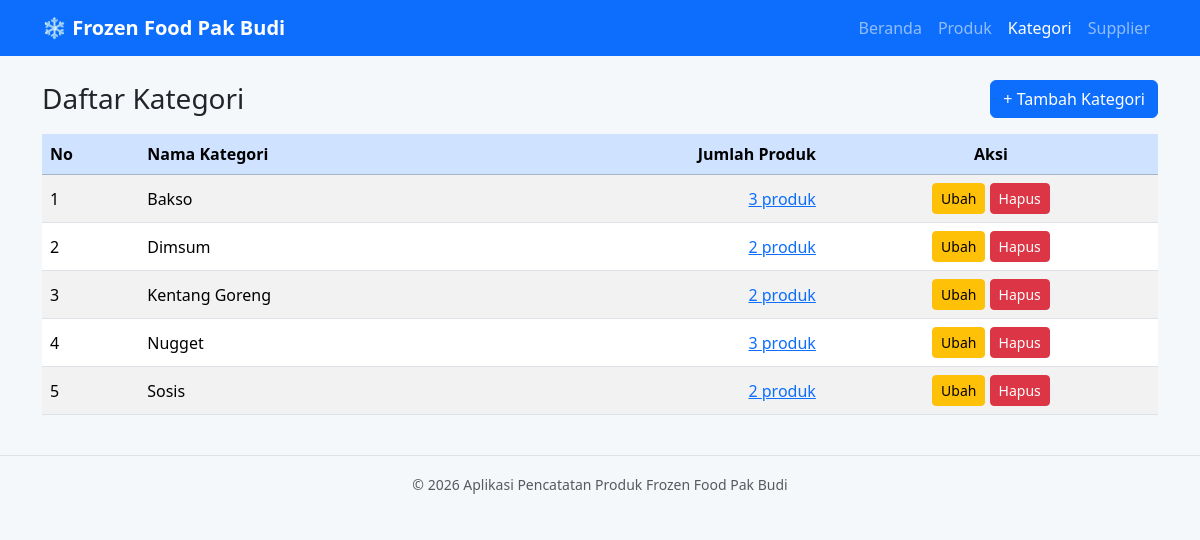
The page /kategori.php on the database its author committed.
### tables this page shows
CREATE TABLE kategori (
    id_kategori   INT UNSIGNED NOT NULL AUTO_INCREMENT,
    nama_kategori VARCHAR(100) NOT NULL,
    PRIMARY KEY (id_kategori),
    UNIQUE KEY uq_nama_kategori (nama_kategori)
);

### includes/functions.php (called while the page is built, shortened)
<?php
function e($teks)
{
    return htmlspecialchars((string) $teks, ENT_QUOTES, 'UTF-8');
}

### kategori.php (the view, shortened to what this page needs)
<?php
require_once __DIR__ . '/includes/header.php';
$daftar = $pdo->query(
    'SELECT k.id_kategori, k.nama_kategori, COUNT(p.id_produk) AS jumlah_produk
     FROM kategori k LEFT JOIN produk p ON p.id_kategori = k.id_kategori
     GROUP BY k.id_kategori, k.nama_kategori ORDER BY k.nama_kategori'
)->fetchAll();
?>
<div class="d-flex justify-content-between align-items-center mb-3">
    <h1 class="h3 mb-0">Daftar Kategori</h1>
    <a href="kategori_form.php" class="btn btn-primary">+ Tambah Kategori</a>
</div>
<div class="table-responsive">
    <table class="table table-striped table-hover align-middle bg-white">
        <thead class="table-primary">
            <tr>
                <th>No</th>
                <th>Nama Kategori</th>
                <th class="text-end">Jumlah Produk</th>
                <th class="text-center">Aksi</th>
            </tr>
        </thead>
        <tbody>
        <?php foreach ($daftar as $no => $k): ?>
            <tr>
                <td><?= $no + 1 ?></td>
                <td><?= e($k['nama_kategori']) ?></td>
                <td class="text-end">
                    <a href="produk.php?kategori=<?= (int) $k['id_kategori'] ?>"><?= (int) $k['jumlah_produk'] ?> produk</a>
                </td>
                <td class="text-center text-nowrap">
                    <a href="kategori_form.php?id=<?= (int) $k['id_kategori'] ?>" class="btn btn-sm btn-warning">Ubah</a>
                    <form method="post" action="kategori_hapus.php" class="d-inline form-hapus"
                          data-pesan="Yakin ingin menghapus kategori &quot;<?= e($k['nama_kategori']) ?>&quot;?">
                        <button type="submit" class="btn btn-sm btn-danger">Hapus</button>
                    </form>
                </td>
            </tr>
        <?php endforeach; ?>
        </tbody>
    </table>
</div>
<?php require_once __DIR__ . '/includes/footer.php'; ?>

### assets/style.css (style rules this page uses)
body { background-color: #f4f8fb; }
.table thead th { white-space: nowrap; }

### rows shown on the page
kategori: nama_kategori "Bakso", jumlah_produk "3"
kategori: nama_kategori "Dimsum", jumlah_produk "2"
kategori: nama_kategori "Kentang Goreng", jumlah_produk "2"
kategori: nama_kategori "Nugget", jumlah_produk "3"
kategori: nama_kategori "Sosis", jumlah_produk "2"
